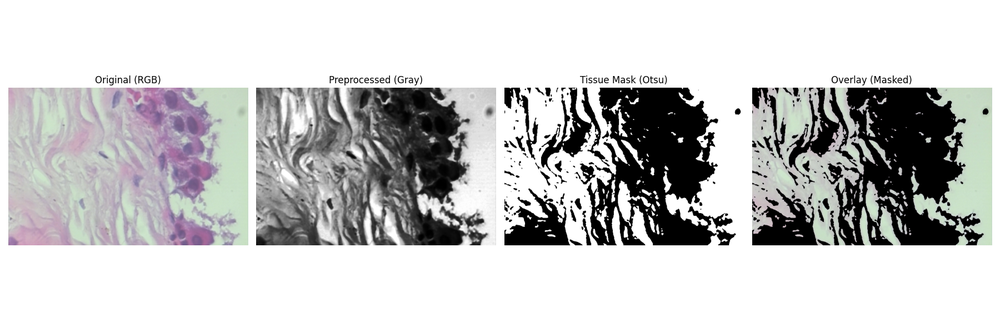
#> input picture images/otsu.png, 1000 x 333 px, shrunk from 1800 x 600 before the run
$ python -i tissue_pipeline.py   (imports and definitions only)   (older library calls are emulated)
#> lines starting #> are read from the running program, lines starting #| are printed output that depends on the picture; after the words box and inside, x2 and y2 are one past the last pixel; in counts of white or black regions, pixels touching at a corner belong together
from __future__ import annotations

import argparse
import os
from dataclasses import dataclass
from typing import List, Optional, Tuple

import cv2
import matplotlib.pyplot as plt
import numpy as np

from .helpers import load_image_bgr, ensure_dir, PreprocessConfig, PipelineConfig

#  HistomicsTK: stain augmentation
from histomicstk.preprocessing.augmentation.color_augmentation import (
    rgb_perturb_stain_concentration,
)


# Stain augmentation module

@dataclass
class StainAugConfig:
    n_aug: int = 0                       # how many augmented variants to create per image (0 = off)
    use_mask_for_stats: bool = True      # exclude background from stain stats if True
    extra_kwargs: dict | None = None     # pass-through knobs to HTK if desired


class StainAugmenter:
    def __init__(self, cfg: Optional[StainAugConfig] = None) -> None:
        self.cfg = cfg or StainAugConfig()

    # [12 lines left out: function run, not called in this run]


# Preprocessing

# [23 lines that did not run here, left out]


# Segmentation


@dataclass
class SegmentationResult:
    mask: np.ndarray  # uint8 0/255
    contours: List[np.ndarray]


class TissueSegmenter:
    """Local/Adaptive or Otsu threshold-based tissue/background segmentation."""

    def __init__(
        self,
        method: str = "adaptive_gaussian",  # 'adaptive_gaussian' | 'adaptive_mean' | 'otsu'
        block_size: int = 51,               # odd, >= 3
        C: int = 5,                         # subtractor; higher -> fewer pixels pass
        invert: bool = True,                # white mask
    ) -> None:
        if block_size % 2 == 0 or block_size < 3:
            raise ValueError("block_size must be odd and >= 3")
        self.method = method
        self.block_size = block_size
        self.C = C
        self.invert = invert

    def threshold_adaptive(self, img_gray: np.ndarray) -> np.ndarray:
        maxval = 255
        adaptive = (
            cv2.ADAPTIVE_THRESH_GAUSSIAN_C
            if self.method == "adaptive_gaussian"
            else cv2.ADAPTIVE_THRESH_MEAN_C
        )
        thresh_type = cv2.THRESH_BINARY_INV if self.invert else cv2.THRESH_BINARY
        mask = cv2.adaptiveThreshold(
            img_gray, maxval, adaptive, thresh_type, self.block_size, self.C
        )
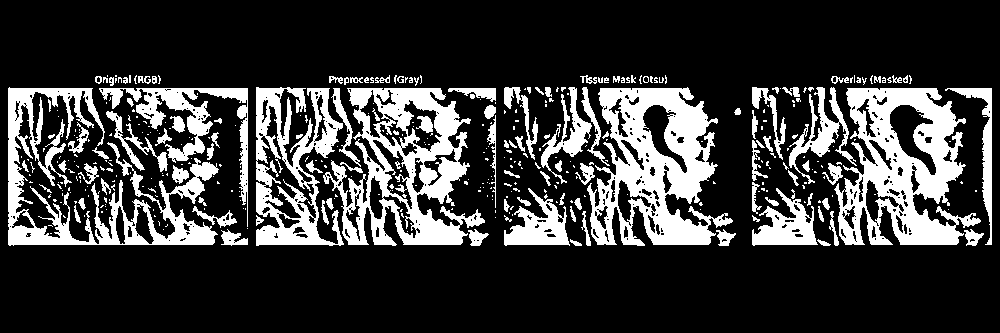
#> mask: shape (333, 1000); 22.3% white; 406 white regions (289 under 20 px), largest, box (x1, y1, x2, y2) and area: (587, 87, 733, 246) 12130, (834, 88, 981, 245) 11898, (323, 88, 485, 246) 10920
        return mask

    # [4 lines left out: function threshold_otsu, not called in this run]

    def find_regions(self, mask: np.ndarray) -> List[np.ndarray]:
        contours, _hier = cv2.findContours(mask, cv2.RETR_EXTERNAL, cv2.CHAIN_APPROX_SIMPLE)
        return contours

    # [17 lines of commented-out code are left out]

    def segment(self, img_gray: np.ndarray) -> SegmentationResult:
        if self.method in ("adaptive_gaussian", "adaptive_mean"):
            mask = self.threshold_adaptive(img_gray)
        elif self.method == "otsu":
            mask = self.threshold_otsu(img_gray)
        else:
            raise ValueError(f"Unknown method: {self.method}")

        # Cleanup mask

        # Convert to binary 0/1
        mask_bin = (mask > 0).astype(np.uint8)

        # closing; fill small holes inside tissue
        kernel_close = np.ones((7, 7), np.uint8)
        mask_bin = cv2.morphologyEx(mask_bin, cv2.MORPH_CLOSE, kernel_close)
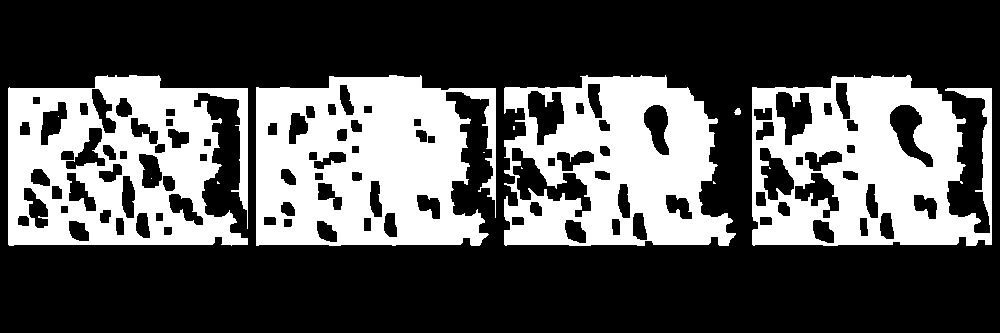
#> mask_bin: shape (333, 1000); values 0 (black) and 1 (white), 32.9% white; 13 white regions (8 under 20 px), largest, box (x1, y1, x2, y2) and area: (256, 75, 496, 246) 30633, (752, 75, 992, 246) 26961, (8, 75, 248, 246) 26613, (504, 75, 736, 246) 25437, (734, 108, 741, 115) 37

        # opening; remove small bright noise specks
        kernel_open = np.ones((5, 5), np.uint8)
        mask_bin = cv2.morphologyEx(mask_bin, cv2.MORPH_OPEN, kernel_open)
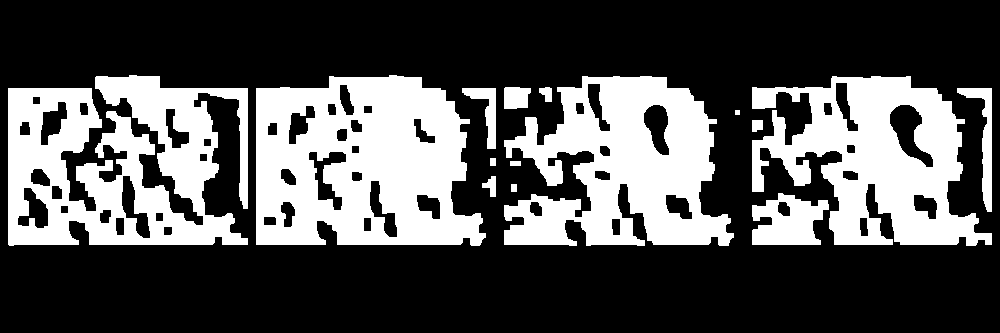
#> mask_bin: shape (333, 1000); values 0 (black) and 1 (white), 32.3% white; 15 white regions, largest, box (x1, y1, x2, y2) and area: (256, 75, 486, 246) 29151, (8, 75, 248, 246) 26074, (504, 76, 734, 246) 24093

        # connected-component filtering; remove very small blobs
        num_labels, labels, stats, _ = cv2.connectedComponentsWithStats(mask_bin, connectivity=8)
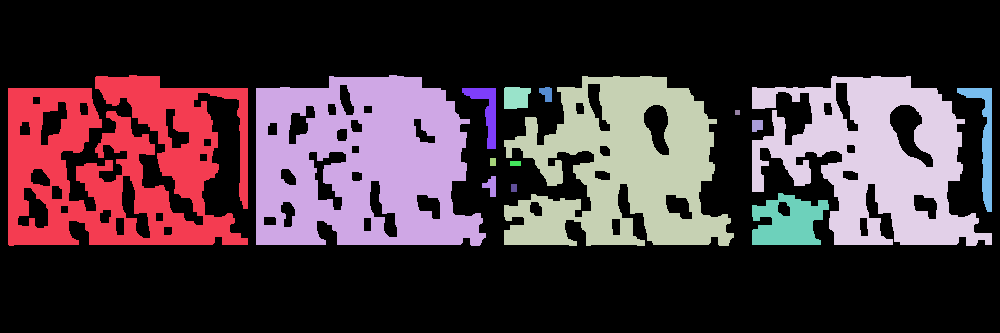
#> labels: shape (333, 1000) int32; 16 distinct labels, from 0 to 15; one colour per label, 0 black
#> num_labels = 16; stats = 16 rows, first 6: [0, 0, 1000, 333, 225553], [8, 75, 240, 171, 26074], [256, 75, 230, 171, 29151], [504, 76, 230, 170, 24093], [752, 76, 240, 170, 22163], [504, 87, 27, 22, 525]
        min_area = 500  # adjust depending on resolution
        cleaned = np.zeros_like(mask_bin)
        for i in range(1, num_labels):
            if stats[i, cv2.CC_STAT_AREA] >= min_area:
                cleaned[labels == i] = 1
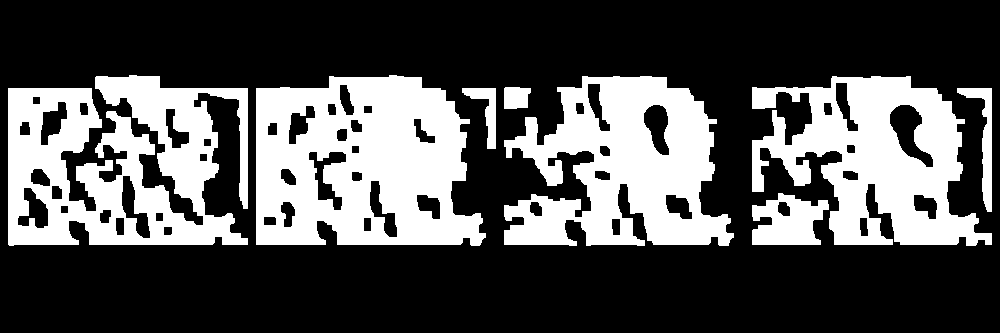
#> cleaned: shape (333, 1000); values 0 (black) and 1 (white), 32.1% white; 8 white regions, largest, box (x1, y1, x2, y2) and area: (256, 75, 486, 246) 29151, (8, 75, 248, 246) 26074, (504, 76, 734, 246) 24093

        mask_clean = (cleaned * 255).astype(np.uint8)
#> mask_clean: shape (333, 1000); 32.1% white; 8 white regions

        contours = self.find_regions(mask_clean)
#> in find_regions, `contours, _hier = cv2.findContours(mask, cv2.RETR_EXTERNAL, cv2.CHAIN_..`: contours = 8 contours; box (x1, y1, x2, y2) and area: (256, 75, 486, 246) 32695, (8, 75, 248, 246) 28554, (504, 76, 734, 246) 25582, (752, 76, 992, 246) 23906, (752, 193, 829, 245) 2722, (957, 88, 992, 212) 1147, (462, 88, 496, 149) 698, (504, 87, 531, 109) 480
        return SegmentationResult(mask=mask_clean, contours=contours)

    def overlay(self, img_rgb: np.ndarray, mask: np.ndarray) -> np.ndarray:
        return cv2.bitwise_and(img_rgb, img_rgb, mask=mask)


# Visualization

class Visualizer:
    # [27 lines left out: functions show_image, show_side_by_side, not called in this run]


# Orchestrator


# [76 lines that did not run here, left out]


# CLI


def _build_argparser() -> argparse.ArgumentParser:
    parser = argparse.ArgumentParser(description="Tissue preprocessing, stain augmentation & segmentation (OOP)")
    parser.add_argument("--image", type=str, help="Path to a single image")
    parser.add_argument("--dir", type=str, help="Path to a directory of images")
    parser.add_argument("--save_dir", type=str, default=None, help="Where to save artifacts")
    parser.add_argument("--show", action="store_true", help="Display figures")
    parser.add_argument("--blur_ksize", type=int, default=5, help="Gaussian blur kernel size (odd)")
    parser.add_argument("--blur_sigma", type=float, default=0.0, help="Gaussian sigma (0 -> auto)")
    parser.add_argument("--no_equalize", action="store_true", help="Disable histogram equalization")

    # stain augmentation controls
    parser.add_argument("--n_stain_aug", type=int, default=0,
                        help="Number of stain-perturbed variants to generate per image (0=off)")
    parser.add_argument("--no_aug_mask_stats", action="store_true",
                        help="Do NOT exclude background when estimating stain stats for augmentation")
    # if you want to expose HTK-specific magnitude knobs later, add flags and pass via StainAugConfig.extra_kwargs
    return parser


def main() -> None:
    parser = _build_argparser()
    args = parser.parse_args()

    pre_cfg = PreprocessConfig(
        blur_ksize=args.blur_ksize,
        blur_sigma=args.blur_sigma,
        equalize_hist=not args.no_equalize,
    )
    pipe_cfg = PipelineConfig(preprocess=pre_cfg, save_dir=args.save_dir, show=args.show)

    # wire stain augmentation from CLI
    aug_cfg = StainAugConfig(
        n_aug=max(0, args.n_stain_aug),
        use_mask_for_stats=not args.no_aug_mask_stats,
    )

    pipeline = TissuePipeline(pipe_cfg, stain_aug_cfg=aug_cfg)

    if args.image:
        pipeline.process_image(args.image)
    elif args.dir:
        pipeline.process_dir(args.dir)
    else:
        parser.error("Provide either --image or --dir")


# [2 lines not run here, left out]

>>> import cv2
>>> picture = cv2.imread('../images/otsu.png', cv2.IMREAD_GRAYSCALE)
>>> result = TissueSegmenter().segment(picture)

$ run again, on images/stain_augment_rgb.png
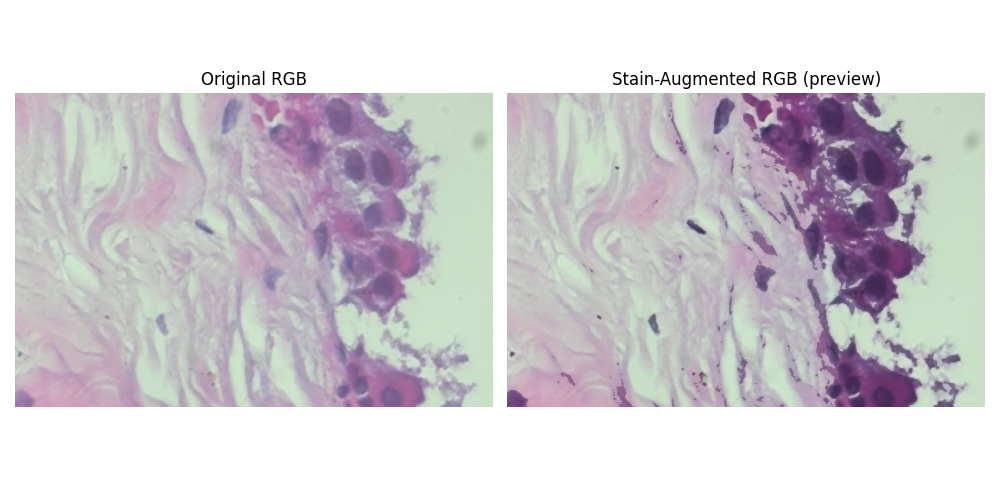
#> input picture images/stain_augment_rgb.png, 1000 x 500 px
#> mask: shape (500, 1000); 21.9% white; 659 white regions (412 under 20 px), largest, box (x1, y1, x2, y2) and area: (15, 93, 493, 407) 27863, (507, 93, 923, 407) 18196, (752, 93, 914, 324) 13287
#> in segment, `num_labels, labels, stats, _ = cv2.connectedComponentsWithStats(mask_b..`:
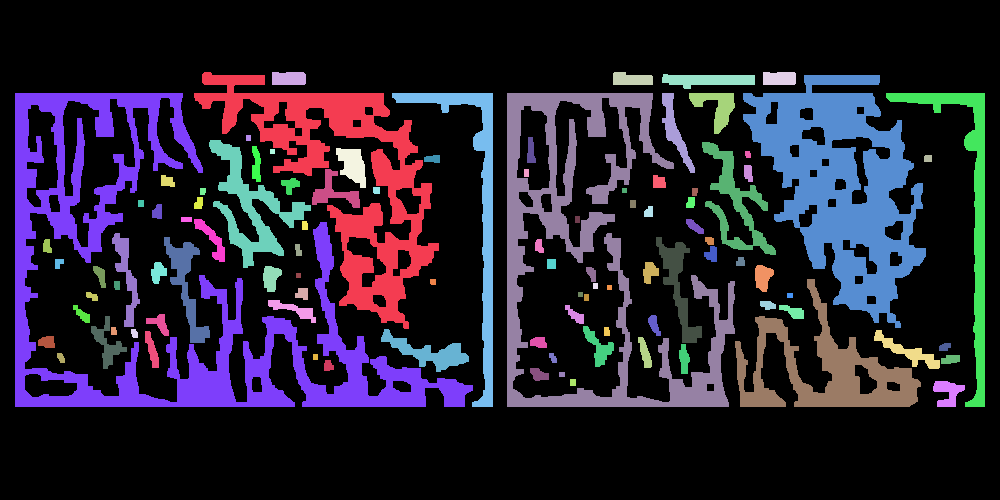
#> labels: shape (500, 1000) int32; 101 distinct labels, from 0 to 100; one colour per label, 0 black
#> num_labels = 101; stats = 101 rows, first 6: [0, 0, 1000, 500, 368107], [194, 72, 245, 257, 16287], [272, 72, 34, 13, 431], [613, 72, 40, 13, 437], [763, 72, 33, 13, 420], [662, 74, 93, 15, 950]
#> after the loop in segment, `for i in range(1, num_labels):`:
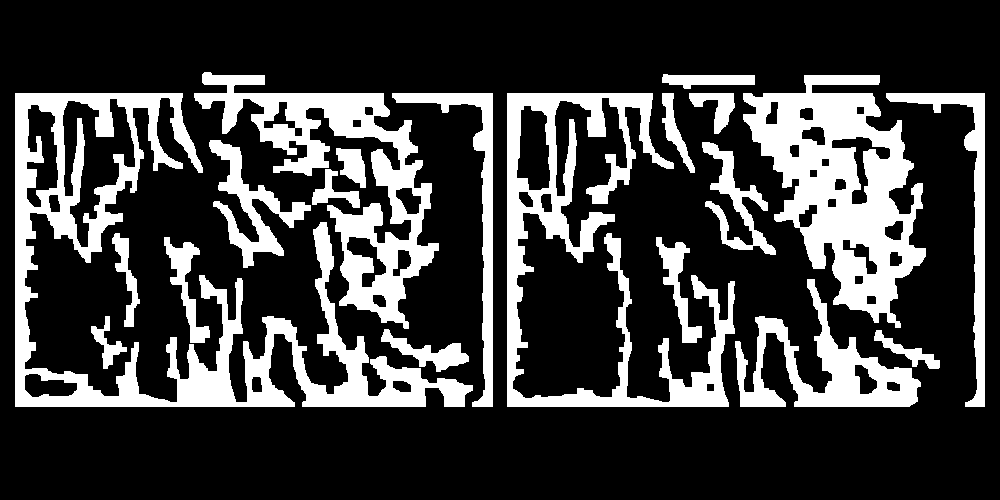
#> cleaned: shape (500, 1000); values 0 (black) and 1 (white), 24.2% white; 20 white regions, largest, box (x1, y1, x2, y2) and area: (15, 93, 473, 407) 30384, (743, 75, 926, 328) 21995, (507, 93, 735, 407) 18795
#> mask_clean: shape (500, 1000); 24.2% white; 20 white regions
#> in find_regions, `contours, _hier = cv2.findContours(mask, cv2.RETR_EXTERNAL, cv2.CHAIN_..`: contours = 20 contours; largest, box (x1, y1, x2, y2) and area: (15, 93, 473, 407) 36678, (743, 75, 926, 328) 24614, (507, 93, 735, 407) 19675, (194, 72, 439, 329) 17446, (735, 279, 921, 407) 7811
